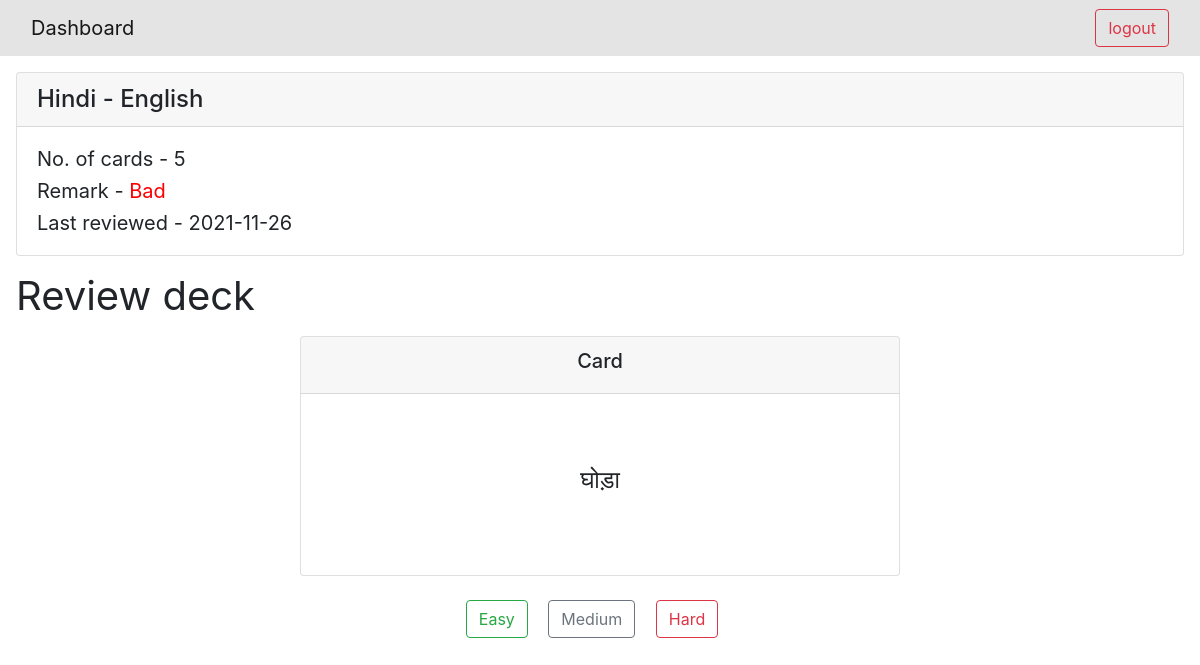
The page /review/12 (signed in) on the database its author committed.
### main.py (models this page shows)
class Decks(db.Model):
    __tablename__ = 'decks'
    deck_id = db.Column(db.Integer, primary_key=True, autoincrement=True)
    name = db.Column(db.String, nullable=False)
    score = db.Column(db.String)
    last_reviewed = db.Column(db.DateTime)
    user_decks = db.relationship("User", secondary="user_decks")

class Cards(db.Model):
    __tablename__ = 'cards'
    card_id = db.Column(db.Integer, primary_key=True, autoincrement=True)
    front = db.Column(db.String, nullable=False)
    back = db.Column(db.String, nullable=False)
    score = db.Column(db.Integer)
    count = db.Column(db.Integer)

### application/controllers.py (the view, shortened to what this page needs)
@app.route("/review/<int:deck_id>", methods=["GET", "POST"])
@login_required
def review(deck_id):
    deck = Decks.query.filter_by(deck_id = deck_id).first()
    if deck is None:
        flash("Deck can't be found!")
        return redirect(url_for("dashboard"))
    deck_cards = DeckCards.query.filter_by(deck_id = deck_id).all()
    if len(deck_cards) == 0:
        flash("No cards in the deck!")
        return redirect(url_for("dashboard"))
    cards = []
    card_count = 0
    for deck_card in deck_cards:
        card = Cards.query.filter_by(card_id = deck_card.card_id).first()
        card_count += 1
        if card.score < 18:
            cards.append(card)
    if request.method == "GET":
        cur_card = -1
        if not cards:
            sum_count = 0
            count = 0
            for deck_card in deck_cards:
                mod_card = Cards.query.filter_by(card_id = deck_card.card_id).first()
                mod_card.score = 0
                sum_count += mod_card.count
                mod_card.count = 0
                count += 1
            avg_count = sum_count // count
            deck.score = avg_count
            deck.last_reviewed = datetime.datetime.now()
            db.session.commit()
        else:
            cur_card = cards[randint(0, len(cards) - 1)]
        return render_template("review.html", deck = deck, card = cur_card, cards=cards, num_cards = card_count)

### templates/review.html (shortened to what this page needs)
<!DOCTYPE html>
<html lang="en">
<head>
    <link rel="stylesheet" href="/static/styles/review.css">
    <link rel="stylesheet" href="https://maxcdn.bootstrapcdn.com/bootstrap/4.5.2/css/bootstrap.min.css">
</head>
<body>
    <nav class="navbar navbar-expand-lg navbar-light" style="background-color: #e4e4e4;">
        <div class="container-fluid">
            <a class="navbar-brand" href="/">Dashboard</a>
            <button type="button" class="btn btn-outline-danger" onclick="location.href='/logout';">logout</button>
        </div>
    </nav>
    <div class="card m-3">
        <h4 class="card-header">{{deck.name}}</h4>
        <div class="card-body">
            <h5 class="card-text font-weight-normal">No. of cards - {{num_cards}}</h5> </h5>
            {% if not deck.score %}
            <h5 class="card-text font-weight-normal">Remark - <span id='score_n'>None</span></h5>
            {% elif deck.score >= 1 and deck.score <= 2 %}
            <h5 class="card-text font-weight-normal">Remark - <span id='score_g'>Good</span></h5>
            {% elif deck.score >= 3 and deck.score <= 4 %}
            <h5 class="card-text font-weight-normal" >Remark - <span id='score_a'>Average</span></h5>
            {% else %}
            <h5 class="card-text font-weight-normal">Remark - <span id='score_b'>Bad</span></h5>
            {% endif %}
            {% if deck.last_reviewed %}
            <h5 class="card-text font-weight-normal">Last reviewed - {{deck.last_reviewed.strftime('%Y-%m-%d')}} </h5>
            {% else %}
            <h5 class="card-texte font-weight-normal">Last reviewed - {{deck.last_reviewed}} </h5>
            {% endif %}
        </div>
    </div>
    <h1 class="m-3 font-weight-normal">Review deck</h1>
    {% if card != -1 %}
    <div class="card text-center mx-auto" id="review-card" style="height: 15rem; width: 50%;" onclick = showAns()>
        <div class="card-header">
            <h5>Card</h5>
        </div>
        <div class="card-body d-flex align-items-center flex-column justify-content-center">
            <div style="width: 90%">
                <h4 class="p-3 font-weight-normal" style="word-wrap: break-word; ">{{ card.front }}</h4>
            </div>
        </div>
      </div>
      <div class="d-flex m-4 justify-content-center">
          <form action="/review/{{deck.deck_id}}" method="post">
              <button name="eval" value="easy" class="mr-3 btn btn-outline-success">Easy</button>
              <button name="eval" value="medium" class="mr-3 btn btn-outline-secondary">Medium</button>
              <button name="eval" value="hard" class="mr-3 btn btn-outline-danger">Hard</button>
          </form>
      </div>
    {% else %}
    <div class="text-center">
        <h1 class="font-weight-normal p-3 text-success">Deck Reviewed!</h1>
        <a href="/" class="btn btn-outline-dark">Go Home</a>
    </div>
    {% endif %}
</body>
</html>

### static/styles/review.css (style rules this page uses)
#score_b { color: rgb(255, 0, 0); }

### rows shown on the page
Decks: name "Hindi - English", last_reviewed "2021-11-26"
Cards: front "घोड़ा"

### other values the page prints
{{ num_cards }} "5"
